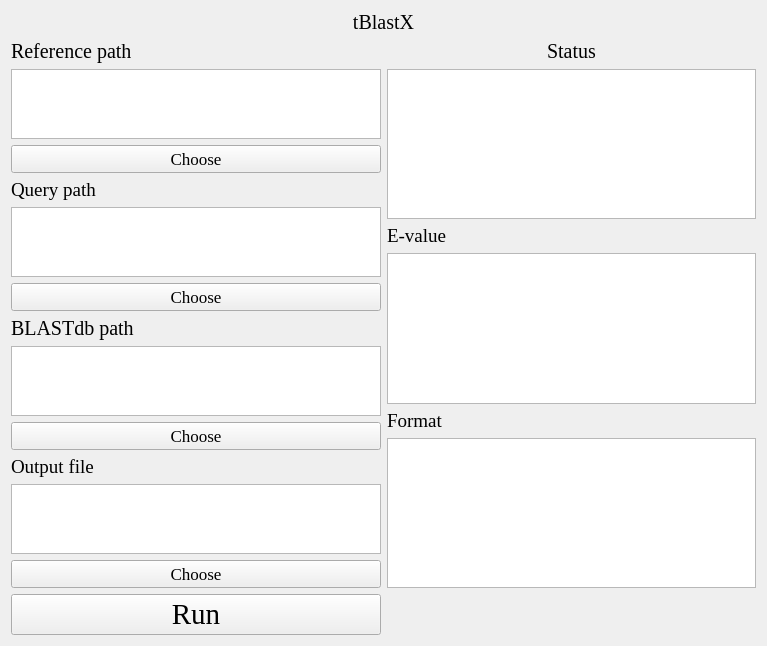
<?xml version="1.0" encoding="UTF-8"?>
<ui version="4.0">
 <class>Form</class>
 <widget class="QWidget" name="Form">
  <property name="geometry">
   <rect>
    <x>0</x>
    <y>0</y>
    <width>767</width>
    <height>643</height>
   </rect>
  </property>
  <property name="windowTitle">
   <string>Form</string>
  </property>
  <property name="styleSheet">
   <string notr="true">background-image: url(D:/tools/Pycharm/pyqt/logo/green_back.png);</string>
  </property>
  <layout class="QGridLayout" name="gridLayout_6">
   <item row="2" column="0">
    <layout class="QGridLayout" name="gridLayout_5">
     <item row="0" column="0">
      <widget class="QPushButton" name="pushButton">
       <property name="font">
        <font>
         <family>Times New Roman</family>
         <pointsize>22</pointsize>
        </font>
       </property>
       <property name="styleSheet">
        <string notr="true">background-image: url(D:/Documents/Desktop/white.png)</string>
       </property>
       <property name="text">
        <string>Run</string>
       </property>
      </widget>
     </item>
    </layout>
   </item>
   <item row="1" column="0">
    <layout class="QGridLayout" name="gridLayout">
     <item row="3" column="0">
      <widget class="QLabel" name="label_7">
       <property name="font">
        <font>
         <family>Times New Roman</family>
         <pointsize>14</pointsize>
        </font>
       </property>
       <property name="text">
        <string>Query path</string>
       </property>
       <property name="alignment">
        <set>Qt::AlignLeading|Qt::AlignLeft|Qt::AlignVCenter</set>
       </property>
      </widget>
     </item>
     <item row="0" column="0">
      <widget class="QLabel" name="label_2">
       <property name="font">
        <font>
         <family>Times New Roman</family>
         <pointsize>15</pointsize>
        </font>
       </property>
       <property name="text">
        <string>Reference path</string>
       </property>
       <property name="alignment">
        <set>Qt::AlignLeading|Qt::AlignLeft|Qt::AlignVCenter</set>
       </property>
      </widget>
     </item>
     <item row="6" column="0">
      <widget class="QLabel" name="label_6">
       <property name="font">
        <font>
         <family>Times New Roman</family>
         <pointsize>15</pointsize>
        </font>
       </property>
       <property name="text">
        <string>BLASTdb path</string>
       </property>
       <property name="alignment">
        <set>Qt::AlignLeading|Qt::AlignLeft|Qt::AlignVCenter</set>
       </property>
      </widget>
     </item>
     <item row="1" column="0">
      <widget class="QTextBrowser" name="textBrowser_2">
       <property name="sizePolicy">
        <sizepolicy hsizetype="Expanding" vsizetype="Expanding">
         <horstretch>0</horstretch>
         <verstretch>0</verstretch>
        </sizepolicy>
       </property>
       <property name="maximumSize">
        <size>
         <width>16777215</width>
         <height>16777215</height>
        </size>
       </property>
       <property name="styleSheet">
        <string notr="true">background-image: url(D:/Documents/Desktop/white.png)</string>
       </property>
      </widget>
     </item>
     <item row="9" column="0">
      <widget class="QLabel" name="label_5">
       <property name="font">
        <font>
         <family>Times New Roman</family>
         <pointsize>14</pointsize>
        </font>
       </property>
       <property name="text">
        <string>Output file</string>
       </property>
       <property name="alignment">
        <set>Qt::AlignLeading|Qt::AlignLeft|Qt::AlignVCenter</set>
       </property>
      </widget>
     </item>
     <item row="10" column="0">
      <widget class="QTextBrowser" name="textBrowser_5">
       <property name="sizePolicy">
        <sizepolicy hsizetype="Expanding" vsizetype="Expanding">
         <horstretch>0</horstretch>
         <verstretch>0</verstretch>
        </sizepolicy>
       </property>
       <property name="maximumSize">
        <size>
         <width>16777215</width>
         <height>16777215</height>
        </size>
       </property>
       <property name="styleSheet">
        <string notr="true">background-image: url(D:/Documents/Desktop/white.png)</string>
       </property>
      </widget>
     </item>
     <item row="4" column="0">
      <widget class="QTextBrowser" name="textBrowser_3">
       <property name="sizePolicy">
        <sizepolicy hsizetype="Expanding" vsizetype="Expanding">
         <horstretch>0</horstretch>
         <verstretch>0</verstretch>
        </sizepolicy>
       </property>
       <property name="maximumSize">
        <size>
         <width>16777215</width>
         <height>16777215</height>
        </size>
       </property>
       <property name="styleSheet">
        <string notr="true">background-image: url(D:/Documents/Desktop/white.png)</string>
       </property>
      </widget>
     </item>
     <item row="8" column="0">
      <widget class="QPushButton" name="pushButton_4">
       <property name="font">
        <font>
         <family>Times New Roman</family>
         <pointsize>13</pointsize>
        </font>
       </property>
       <property name="text">
        <string>Choose</string>
       </property>
      </widget>
     </item>
     <item row="5" column="0">
      <widget class="QPushButton" name="pushButton_3">
       <property name="font">
        <font>
         <family>Times New Roman</family>
         <pointsize>13</pointsize>
        </font>
       </property>
       <property name="text">
        <string>Choose</string>
       </property>
      </widget>
     </item>
     <item row="2" column="0">
      <widget class="QPushButton" name="pushButton_2">
       <property name="font">
        <font>
         <family>Times New Roman</family>
         <pointsize>13</pointsize>
        </font>
       </property>
       <property name="text">
        <string>Choose</string>
       </property>
      </widget>
     </item>
     <item row="7" column="0">
      <widget class="QTextBrowser" name="textBrowser_4">
       <property name="sizePolicy">
        <sizepolicy hsizetype="Expanding" vsizetype="Expanding">
         <horstretch>0</horstretch>
         <verstretch>0</verstretch>
        </sizepolicy>
       </property>
       <property name="maximumSize">
        <size>
         <width>16777215</width>
         <height>16777215</height>
        </size>
       </property>
       <property name="styleSheet">
        <string notr="true">background-image: url(D:/Documents/Desktop/white.png)</string>
       </property>
      </widget>
     </item>
     <item row="11" column="0">
      <widget class="QPushButton" name="pushButton_5">
       <property name="font">
        <font>
         <family>Times New Roman</family>
         <pointsize>13</pointsize>
        </font>
       </property>
       <property name="text">
        <string>Choose</string>
       </property>
      </widget>
     </item>
    </layout>
   </item>
   <item row="1" column="1">
    <layout class="QGridLayout" name="gridLayout_3">
     <item row="3" column="0">
      <widget class="QTextEdit" name="textEdit">
       <property name="sizePolicy">
        <sizepolicy hsizetype="Expanding" vsizetype="Expanding">
         <horstretch>0</horstretch>
         <verstretch>0</verstretch>
        </sizepolicy>
       </property>
       <property name="maximumSize">
        <size>
         <width>16777215</width>
         <height>16777215</height>
        </size>
       </property>
       <property name="styleSheet">
        <string notr="true">background-image: url(D:/Documents/Desktop/white.png)</string>
       </property>
      </widget>
     </item>
     <item row="2" column="0">
      <widget class="QLabel" name="label_8">
       <property name="font">
        <font>
         <family>Times New Roman</family>
         <pointsize>14</pointsize>
        </font>
       </property>
       <property name="text">
        <string>E-value</string>
       </property>
       <property name="alignment">
        <set>Qt::AlignLeading|Qt::AlignLeft|Qt::AlignVCenter</set>
       </property>
      </widget>
     </item>
     <item row="1" column="0">
      <widget class="QTextBrowser" name="textBrowser">
       <property name="sizePolicy">
        <sizepolicy hsizetype="Expanding" vsizetype="Expanding">
         <horstretch>0</horstretch>
         <verstretch>0</verstretch>
        </sizepolicy>
       </property>
       <property name="maximumSize">
        <size>
         <width>16777215</width>
         <height>16777215</height>
        </size>
       </property>
       <property name="styleSheet">
        <string notr="true">background-image: url(D:/Documents/Desktop/white.png)</string>
       </property>
      </widget>
     </item>
     <item row="0" column="0">
      <widget class="QLabel" name="label_4">
       <property name="sizePolicy">
        <sizepolicy hsizetype="Expanding" vsizetype="Maximum">
         <horstretch>0</horstretch>
         <verstretch>0</verstretch>
        </sizepolicy>
       </property>
       <property name="font">
        <font>
         <family>Times New Roman</family>
         <pointsize>15</pointsize>
        </font>
       </property>
       <property name="text">
        <string>Status</string>
       </property>
       <property name="alignment">
        <set>Qt::AlignCenter</set>
       </property>
      </widget>
     </item>
     <item row="4" column="0">
      <widget class="QLabel" name="label_9">
       <property name="font">
        <font>
         <family>Times New Roman</family>
         <pointsize>14</pointsize>
        </font>
       </property>
       <property name="text">
        <string>Format</string>
       </property>
       <property name="alignment">
        <set>Qt::AlignLeading|Qt::AlignLeft|Qt::AlignVCenter</set>
       </property>
      </widget>
     </item>
     <item row="5" column="0">
      <widget class="QTextEdit" name="textEdit_2">
       <property name="sizePolicy">
        <sizepolicy hsizetype="Expanding" vsizetype="Expanding">
         <horstretch>0</horstretch>
         <verstretch>0</verstretch>
        </sizepolicy>
       </property>
       <property name="maximumSize">
        <size>
         <width>16777215</width>
         <height>16777215</height>
        </size>
       </property>
       <property name="styleSheet">
        <string notr="true">background-image: url(D:/Documents/Desktop/white.png)</string>
       </property>
      </widget>
     </item>
    </layout>
   </item>
   <item row="0" column="0" colspan="2">
    <layout class="QGridLayout" name="gridLayout_8">
     <item row="0" column="0">
      <widget class="QLabel" name="label">
       <property name="font">
        <font>
         <family>Times New Roman</family>
         <pointsize>15</pointsize>
        </font>
       </property>
       <property name="text">
        <string>tBlastX</string>
       </property>
       <property name="alignment">
        <set>Qt::AlignCenter</set>
       </property>
      </widget>
     </item>
    </layout>
   </item>
  </layout>
 </widget>
 <resources/>
 <connections/>
</ui>
